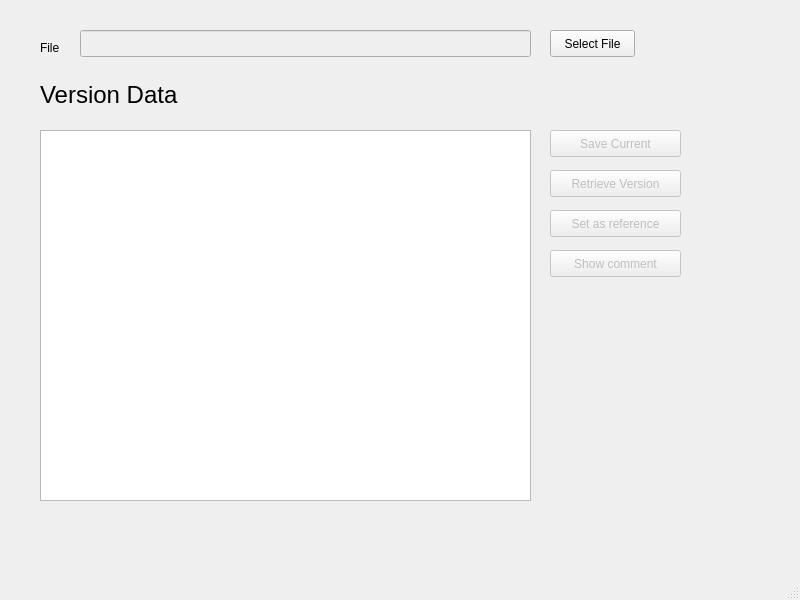
<?xml version="1.0" encoding="UTF-8"?>
<ui version="4.0">
 <class>MainWindow</class>
 <widget class="QMainWindow" name="MainWindow">
  <property name="geometry">
   <rect>
    <x>0</x>
    <y>0</y>
    <width>800</width>
    <height>600</height>
   </rect>
  </property>
  <property name="windowTitle">
   <string>MainWindow</string>
  </property>
  <widget class="QWidget" name="centralwidget">
   <widget class="QLabel" name="label">
    <property name="geometry">
     <rect>
      <x>40</x>
      <y>40</y>
      <width>31</width>
      <height>16</height>
     </rect>
    </property>
    <property name="text">
     <string>File</string>
    </property>
   </widget>
   <widget class="QLineEdit" name="fileLocation">
    <property name="enabled">
     <bool>false</bool>
    </property>
    <property name="geometry">
     <rect>
      <x>80</x>
      <y>30</y>
      <width>451</width>
      <height>27</height>
     </rect>
    </property>
   </widget>
   <widget class="QPushButton" name="selectFileButton">
    <property name="geometry">
     <rect>
      <x>550</x>
      <y>30</y>
      <width>85</width>
      <height>27</height>
     </rect>
    </property>
    <property name="text">
     <string>Select File</string>
    </property>
   </widget>
   <widget class="QLabel" name="label_2">
    <property name="geometry">
     <rect>
      <x>40</x>
      <y>80</y>
      <width>171</width>
      <height>31</height>
     </rect>
    </property>
    <property name="text">
     <string>&lt;html&gt;&lt;head/&gt;&lt;body&gt;&lt;p&gt;&lt;span style=&quot; font-size:18pt;&quot;&gt;Version Data&lt;/span&gt;&lt;/p&gt;&lt;/body&gt;&lt;/html&gt;</string>
    </property>
   </widget>
   <widget class="QTableView" name="tableView">
    <property name="geometry">
     <rect>
      <x>40</x>
      <y>130</y>
      <width>491</width>
      <height>371</height>
     </rect>
    </property>
   </widget>
   <widget class="QPushButton" name="saveCurrent">
    <property name="enabled">
     <bool>false</bool>
    </property>
    <property name="geometry">
     <rect>
      <x>550</x>
      <y>130</y>
      <width>131</width>
      <height>27</height>
     </rect>
    </property>
    <property name="text">
     <string>Save Current</string>
    </property>
   </widget>
   <widget class="QPushButton" name="retrieveVersion">
    <property name="enabled">
     <bool>false</bool>
    </property>
    <property name="geometry">
     <rect>
      <x>550</x>
      <y>170</y>
      <width>131</width>
      <height>27</height>
     </rect>
    </property>
    <property name="text">
     <string>Retrieve Version</string>
    </property>
   </widget>
   <widget class="QPushButton" name="setReference">
    <property name="enabled">
     <bool>false</bool>
    </property>
    <property name="geometry">
     <rect>
      <x>550</x>
      <y>210</y>
      <width>131</width>
      <height>27</height>
     </rect>
    </property>
    <property name="text">
     <string>Set as reference</string>
    </property>
   </widget>
   <widget class="QPushButton" name="showComment">
    <property name="enabled">
     <bool>false</bool>
    </property>
    <property name="geometry">
     <rect>
      <x>550</x>
      <y>250</y>
      <width>131</width>
      <height>27</height>
     </rect>
    </property>
    <property name="text">
     <string>Show comment</string>
    </property>
   </widget>
  </widget>
  <widget class="QMenuBar" name="menubar">
   <property name="geometry">
    <rect>
     <x>0</x>
     <y>0</y>
     <width>800</width>
     <height>22</height>
    </rect>
   </property>
  </widget>
  <widget class="QStatusBar" name="statusbar"/>
 </widget>
 <resources/>
 <connections/>
</ui>
